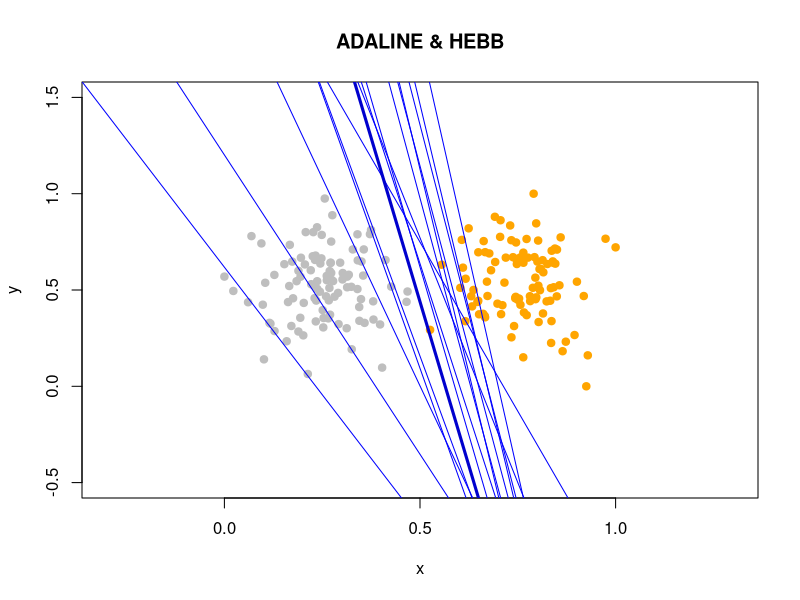

Here is the R script that generated this plot:
library("MASS") 


normali <- function(xl) { 
n <- dim(xl)[2] 
for(i in 1:n) 
{ 
min <- min(xl[,i]) 
max <- max(xl[,i]) 
xl[, i] <- (xl[, i] - min)/(max-min) 
} 

return(xl) 
} 


sg <- function(xl,coll, eta = 1, lambda = 1/6, eps = 1e-5) { 
l <- dim(xl)[1] 
n <- dim(xl)[2] - 1 
w <- rep(0.5, n) 
iterCount <- 0 

## initialize Q 
Q <- 0 

for (i in 1:l) 
{ 
## calculate the scalar product <w,x> 
xi <- xl[i, 1:n] 
yi <- xl[i, n + 1] 
mi <-sum(w*xi) * yi 
Q <- Q + (mi - 1)^2 
} 

iterCount <- 0 
repeat 
{ 
if (iterCount > 1000) { 

break 
} 

## calculate the margins for all objects of the training sample 
margins <- array(dim = l) 
for (i in 1:l){ 
xi <- xl[i, 1:n] 
yi <- xl[i, n + 1] 

margins[i] <- crossprod(w , xi) * yi 

} 

## select the error objects 
errorIndexes <- which(margins <= 0) 
if (length(errorIndexes) > 0) 
{ 
# select the random index from the errors 
i <- sample(errorIndexes, 1) 
iterCount <- iterCount + 1 
xi <- xl[i, 1:n] 
yi <- xl[i, n + 1] 


## calculate an error 
mi <- sum(w*xi)*yi 
ex <- (mi-1)^2 
ld <- (mi/yi - yi) * xi 
eta <- 1/iterCount 
w <- w - eta * ld 
x <- seq(-2, 2, len = 100) 
f <- function(x) { 
return( - x*w[1]/w[2] + w[3]/w[2] ) 
} 
y <- f(x) 
lines(x, y, type="l",col=coll) 

## Calculate a new Q 
Qprev <- Q 
Q <- (1 - lambda) * Q + lambda * ex 
if (abs(Q - Qprev) < 1e-5) { 
break 
} 

} 
else 
{ 
break 
} 

} 
return(w) 
} 


n <- 100 

sigma1 <- matrix(c(2,0, 0, 2), 2, 2) 
sigma2 <- matrix(c(2, 0,0, 2), 2, 2) 

mu1 <- c(4, 4) 
mu2 <- c(12, 4) 


xy1 <- mvrnorm(n=n, mu = mu1, Sigma = sigma1) 
xy2 <- mvrnorm(n=n, mu = mu2, Sigma = sigma2) 
xl <- rbind(xy1,xy2) 
xl <- normali(xl) 
xl <- cbind(xl, rep(-1, n+n)) 
xl <- cbind(xl, c(rep(-1, n), rep(1, n))) 


plotxmin <- min(xl[,1], xl[,1]) - 0.3 
plotxmax <- max(xl[,1], xl[,1]) + 0.3 
plotymin <- min(xl[,2], xl[,2]) - 0.5 
plotymax <- max(xl[,2], xl[,2]) + 0.5 

# Рисуем обучающую выборку 
colors <- c("gray", "orange") 
plot(c(), type="n", xlab = "x", ylab = "y", xlim=c(plotxmin, plotxmax), ylim = c(plotymin, plotymax), main="ADALINE & HEBB") 

points(xl, pch=21, col=colors[ifelse(xl[,4] == -1, 1, 2)], bg=colors[ifelse(xl[,4] == -1, 1, 2)]) 
ada_res <- sg(xl,coll="blue") 
abline(a = ada_res[3] / ada_res[2], b = -ada_res[1] / ada_res[2], lwd = 3, col = "blue3")